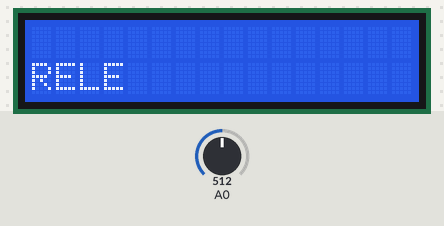
A sketch run on a simulated Arduino Uno, built with avr-gcc and run on an emulated ATmega328P. Shown: 16×2 character LCD. The inputs (shaded band) are chosen by the test bench; at power-on: A0 = 512. What the sketch prints to the serial monitor is not drawn.

Above: at 3.9 s.
4.0 s: A0 set to 390
At 5.2 s:
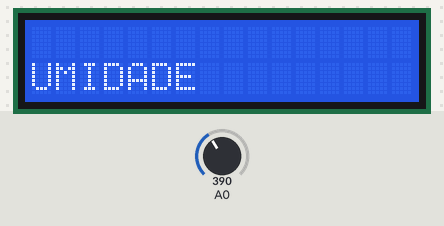
5.5 s: A0 set to 190
At 6.1 s:
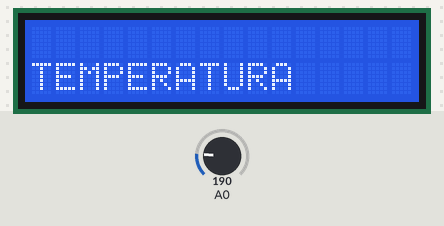
7.0 s: A0 set to 70
At 8.2 s:
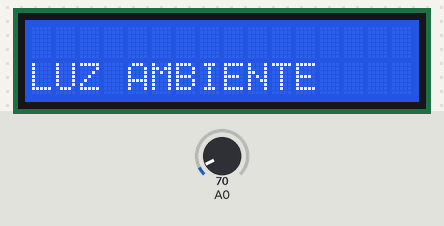
8.5 s: A0 set to 90
At 9.4 s:
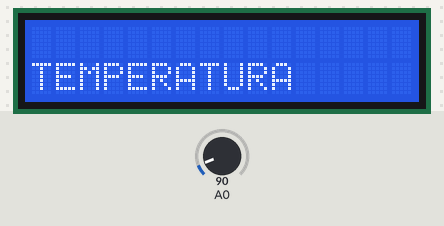
10.1 s: A0 set to 590
At 10.6 s:
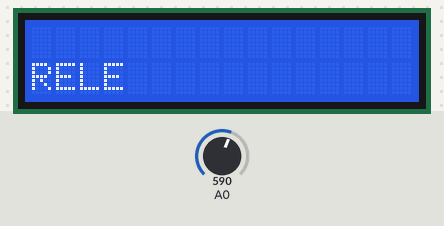
11.6 s: A0 set to 611
At 12.3 s:
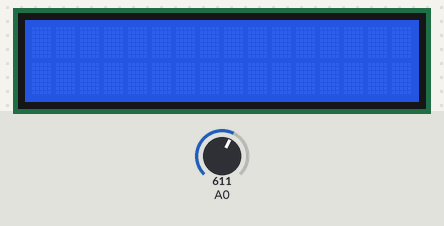
Timing chart, 0 to 14.1 s (numbered marks = the images above; inputs shaded):
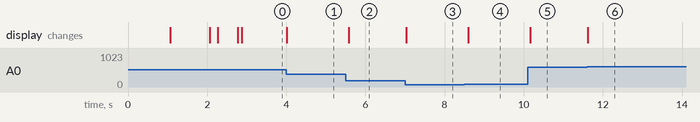

The sketch:

FS1.0.ino
```cpp
#include <LiquidCrystal.h>
#include <DHT.h>
#define DHTPIN 2           // define o pino utilizado pelo sensor
#define DHTTYPE DHT11     // define o tipo de sensor utilizado

const int rs = 8, en = 9, d4 = 4, d5 = 5, d6 = 6, d7 = 7;//Pinos para ligar o display
LiquidCrystal lcd(rs, en, d4, d5, d6, d7);//Define os pinos que serão usados para ligar o display


DHT dht(DHTPIN, DHTTYPE); // cria um objeto do tipo DHT


int opc;
void setup() {
  lcd.begin(16, 2);//Define o número de colunas e linhas do display
  lcd.setCursor(0, 0);//Define o cursor para a coluna 0, linha 0
  delay(1000);
  lcd.print("iniciando...");
  delay(1000);
  lcd.clear();
  delay(200);

  pinMode(2, OUTPUT);


  lcd.print("M1.0");
  delay(500);
  lcd.setCursor(0, 1);//Define o cursor para a coluna 0, linha 1
  lcd.print(">");
  Serial.begin(9600);

  dht.begin();

}

//Função para botão select
void select() {
  lcd.clear();
  lcd.setCursor(0, 0);//Define o cursor para a coluna 0, linha 0
  lcd.setCursor(0, 1);//Define o cursor para a coluna 0, linha 1

  if(opc == 1){
    temps();

  }
  else if(opc == 2){
    umids();

  }
  else if(opc ==3){
    luzs();
  }
  else if(opc ==4){
    reles();
  }
}

//Função para botão up
void up() {
  lcd.clear();
  lcd.setCursor(0, 0);//Define o cursor para a coluna 0, linha 0
  lcd.setCursor(0, 1);//Define o cursor para a coluna 0, linha 1
  lcd.print("TEMPERATURA");
  opc = 1;
}

//Função para botão down
void down() {
  lcd.clear();
  lcd.setCursor(0, 0);//Define o cursor para a coluna 0, linha 0
  lcd.setCursor(0, 1);//Define o cursor para a coluna 0, linha 1
  lcd.print("UMIDADE");
  opc = 2;
}

//Função para botão right
void right() {
  lcd.clear();
  lcd.setCursor(0, 0);//Define o cursor para a coluna 0, linha 0
  lcd.setCursor(0, 1);//Define o cursor para a coluna 0, linha 1
  lcd.print("LUZ AMBIENTE");
  opc = 3;
}

//Função para botão left
void left() {
  lcd.clear();
  lcd.setCursor(0, 0);//Define o cursor para a coluna 0, linha 0
  lcd.setCursor(0, 1);//Define o cursor para a coluna 0, linha 1
  lcd.print("RELE");//6 espaços para meio
  opc = 4;
}


//funçoes
void temps(){
//lcd.print(">temp: ");
while(true){

float temp = dht.readTemperature(); // lê a temperatura do sensor

lcd.setCursor(0, 0); // move o cursor para a posição (0,0) do display
lcd.print("Temp: ");
lcd.print(temp);
lcd.print(" C");

delay(1000); // espera 1 segundo antes de ler novamente
}
}
void umids(){
//lcd.print(">umid: ");
while(true){

  float humidity = dht.readHumidity();  // lê a umidade do sensor
  lcd.print("Umid: ");
  lcd.print(humidity);
  lcd.print("%");

  delay(2000);         // espera 2 segundos entre as leituras
  lcd.clear();
}
}
void luzs(){
}
void reles(){

    //plotter
    int estadorele = digitalRead(2);
    Serial.println(estadorele);

}


void loop() {
  Serial.println(analogRead(0));//Exibe a leitura do pino analógico A0 no monitor serial
  delay(100);

  if ((analogRead(0)) < 80) { //Se a leitura for menor que 80 chama a função right
    right();
  }
  else if ((analogRead(0)) < 200) {//Se a leitura for menor que 200 chama a função up
    up();
  }
  else if ((analogRead(0)) < 400) {//Se a leitura for menor que 400 chama a função down
    down();
  }
  else if ((analogRead(0)) < 600) {//Se a leitura for menor que 600 chama a função left
    left();
  }
  else if ((analogRead(0)) < 800) {//Se a leitura for menor que 800 chama a função left
    select();
  }
}
```

Measured:
- the behaviour switches between 599 and 600 on A0 (found by bisection; images 5 and 6)
- after the input at 4.0 s, the display: changes at once (image 1)
- after the input at 5.5 s, the display: changes after 0.07 s (image 2)
- after the input at 7.0 s, the display: changes at once (image 3)
- after the input at 8.5 s, the display: changes after 0.10 s (image 4)
- after the input at 10.1 s, the display: changes after 0.07 s (image 5)
- after the input at 11.6 s, the display: changes at once (image 6)
